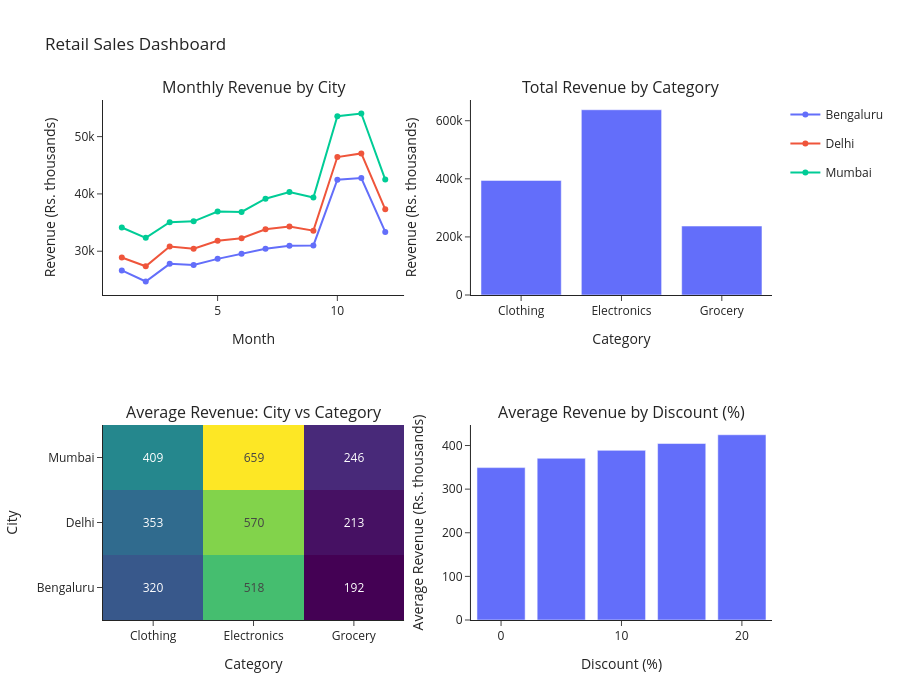

Write notebook code for a chart like this one.
### Code cell
#Task 8
from plotly.subplots import make_subplots
import plotly.graph_objects as go

dash = make_subplots(
    rows=2,
    cols=2,
    subplot_titles=(
        "Monthly Revenue by City",
        "Total Revenue by Category",
        "Average Revenue: City vs Category",
        "Average Revenue by Discount (%)"
    ),
    specs=[
        [{"type": "xy"}, {"type": "xy"}],
        [{"type": "heatmap"}, {"type": "xy"}]
    ]
)

# Add Chart A
for trace in fig_a.data:
    dash.add_trace(trace, row=1, col=1)

# Add Chart B
for trace in fig_b.data:
    dash.add_trace(trace, row=1, col=2)

# Add Chart C
for trace in fig_c.data:
    dash.add_trace(trace, row=2, col=1)

# Add Chart D
for trace in fig_d.data:
    dash.add_trace(trace, row=2, col=2)

# Axis titles
dash.update_xaxes(title_text="Month", row=1, col=1)
dash.update_yaxes(title_text="Revenue (Rs. thousands)", row=1, col=1)

dash.update_xaxes(title_text="Category", row=1, col=2)
dash.update_yaxes(title_text="Revenue (Rs. thousands)", row=1, col=2)

dash.update_xaxes(title_text="Category", row=2, col=1)
dash.update_yaxes(title_text="City", row=2, col=1)

dash.update_xaxes(title_text="Discount (%)", row=2, col=2)
dash.update_yaxes(title_text="Average Revenue (Rs. thousands)", row=2, col=2)

dash.update_coloraxes(showscale=False)

dash.update_layout(
    height=700,
    title_text="Retail Sales Dashboard",
    template="simple_white"
)

dash.show()

# Save the dashboard as an HTML file
dash.write_html("sales_dashboard.html")

print("Dashboard saved as sales_dashboard.html")

### Figure 1 — Plotly figure (JSON) as saved in the notebook; plotly's stock layout.template omitted (floating-point values rounded to 4 significant figures)
{"data": [{"hovertemplate": "City=Bengaluru<br>Month=%{x}<br>Revenue=%{y}<extra></extra>", "legendgroup": "Bengaluru", "line": {"color": "#636efa", "dash": "solid"}, "marker": {"symbol": "circle"}, "mode": "lines+markers", "name": "Bengaluru", "orientation": "v", "showlegend": true, "type": "scatter", "x": [1, 2, 3, 4, 5, 6, 7, 8, 9, 10, 11, 12], "xaxis": "x", "y": [26650.0, 24720.0, 27800.0, 27590.0, 28670.0, 29550.0, 30450.0, 30950.0, 31010.0, 42470.0, 42780.0, 33370.0], "yaxis": "y"}, {"hovertemplate": "City=Delhi<br>Month=%{x}<br>Revenue=%{y}<extra></extra>", "legendgroup": "Delhi", "line": {"color": "#EF553B", "dash": "solid"}, "marker": {"symbol": "circle"}, "mode": "lines+markers", "name": "Delhi", "orientation": "v", "showlegend": true, "type": "scatter", "x": [1, 2, 3, 4, 5, 6, 7, 8, 9, 10, 11, 12], "xaxis": "x", "y": [28900.0, 27380.0, 30830.0, 30420.0, 31810.0, 32280.0, 33830.0, 34330.0, 33600.0, 46440.0, 47070.0, 37310.0], "yaxis": "y"}, {"hovertemplate": "City=Mumbai<br>Month=%{x}<br>Revenue=%{y}<extra></extra>", "legendgroup": "Mumbai", "line": {"color": "#00cc96", "dash": "solid"}, "marker": {"symbol": "circle"}, "mode": "lines+markers", "name": "Mumbai", "orientation": "v", "showlegend": true, "type": "scatter", "x": [1, 2, 3, 4, 5, 6, 7, 8, 9, 10, 11, 12], "xaxis": "x", "y": [34140.0, 32340.0, 35050.0, 35220.0, 36930.0, 36850.0, 39160.0, 40330.0, 39380.0, 53570.0, 54030.0, 42510.0], "yaxis": "y"}, {"hovertemplate": "Category=%{x}<br>Revenue=%{y}<extra></extra>", "legendgroup": "", "marker": {"color": "#636efa", "pattern": {"shape": ""}}, "name": "", "orientation": "v", "showlegend": false, "textposition": "auto", "type": "bar", "x": ["Clothing", "Electronics", "Grocery"], "xaxis": "x2", "y": [394600.0, 637800.0, 237400.0], "yaxis": "y2"}, {"coloraxis": "coloraxis", "hovertemplate": "Category: %{x}<br>City: %{y}<br>Average Revenue: %{z}<extra></extra>", "name": "0", "texttemplate": "%{z:.0f}", "type": "heatmap", "x": ["Clothing", "Electronics", "Grocery"], "xaxis": "x3", "y": ["Bengaluru", "Delhi", "Mumbai"], "yaxis": "y3", "z": [[320.2, 518.3, 192.1], [353.2, 570.0, 213.1], [408.5, 659.0, 246.2]]}, {"hovertemplate": "Discount=%{x}<br>Revenue=%{y}<extra></extra>", "legendgroup": "", "marker": {"color": "#636efa", "pattern": {"shape": ""}}, "name": "", "orientation": "v", "showlegend": false, "textposition": "auto", "type": "bar", "x": [0, 5, 10, 15, 20], "xaxis": "x4", "y": [349.3, 370.8, 388.9, 404.6, 424.7], "yaxis": "y4"}], "layout": {"annotations": [{"font": {"size": 16}, "showarrow": false, "text": "Monthly Revenue by City", "x": 0.225, "xanchor": "center", "xref": "paper", "y": 1, "yanchor": "bottom", "yref": "paper"}, {"font": {"size": 16}, "showarrow": false, "text": "Total Revenue by Category", "x": 0.775, "xanchor": "center", "xref": "paper", "y": 1, "yanchor": "bottom", "yref": "paper"}, {"font": {"size": 16}, "showarrow": false, "text": "Average Revenue: City vs Category", "x": 0.225, "xanchor": "center", "xref": "paper", "y": 0.375, "yanchor": "bottom", "yref": "paper"}, {"font": {"size": 16}, "showarrow": false, "text": "Average Revenue by Discount (%)", "x": 0.775, "xanchor": "center", "xref": "paper", "y": 0.375, "yanchor": "bottom", "yref": "paper"}], "coloraxis": {"showscale": false}, "height": 700, "title": {"text": "Retail Sales Dashboard"}, "xaxis": {"anchor": "y", "domain": [0, 0.45], "title": {"text": "Month"}}, "xaxis2": {"anchor": "y2", "domain": [0.55, 1], "title": {"text": "Category"}}, "xaxis3": {"anchor": "y3", "domain": [0, 0.45], "title": {"text": "Category"}}, "xaxis4": {"anchor": "y4", "domain": [0.55, 1], "title": {"text": "Discount (%)"}}, "yaxis": {"anchor": "x", "domain": [0.625, 1], "title": {"text": "Revenue (Rs. thousands)"}}, "yaxis2": {"anchor": "x2", "domain": [0.625, 1], "title": {"text": "Revenue (Rs. thousands)"}}, "yaxis3": {"anchor": "x3", "domain": [0, 0.375], "title": {"text": "City"}}, "yaxis4": {"anchor": "x4", "domain": [0, 0.375], "title": {"text": "Average Revenue (Rs. thousands)"}}}}
